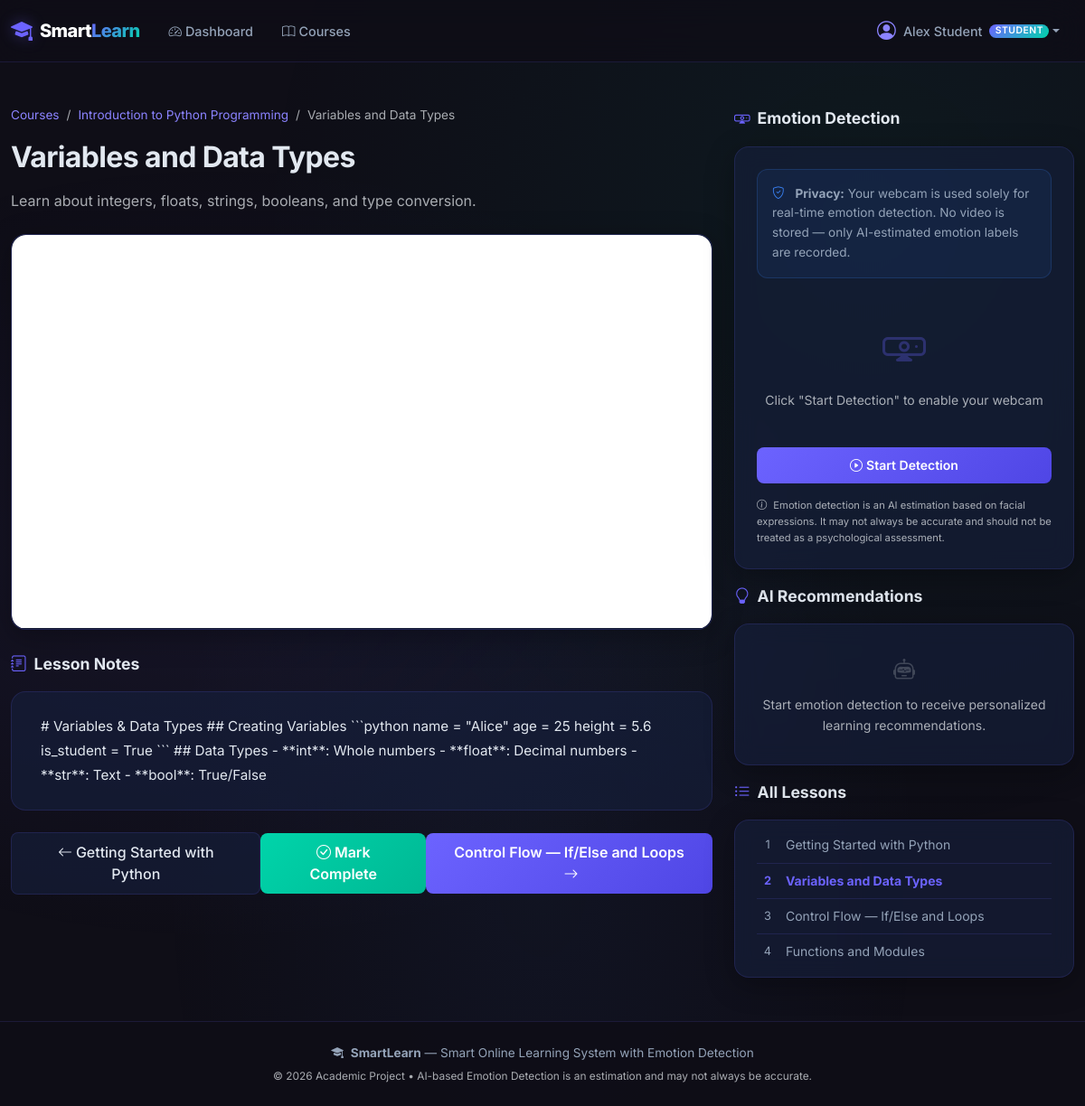
The page /learn/lesson/2 (signed in) on the database its author committed.
### database/models.py (models this page shows)
class User(db.Model):
    __tablename__ = 'users'
    id = db.Column(db.Integer, primary_key=True)
    name = db.Column(db.String(150), nullable=False)
    email = db.Column(db.String(150), unique=True, nullable=False, index=True)
    password_hash = db.Column(db.String(255), nullable=False)
    role = db.Column(db.String(20), nullable=False, default='student')  # 'student', 'teacher', 'admin'
    status = db.Column(db.String(20), nullable=False, default='approved', index=True)  # 'unverified', 'pending_approval', 'approved', 'rejected', 'suspended'
    rejection_reason = db.Column(db.Text, nullable=True)
    is_active = db.Column(db.Integer, nullable=False, default=1)
    profile_image = db.Column(db.String(255), nullable=True)
    streak_days = db.Column(db.Integer, nullable=False, default=0)
    last_active_date = db.Column(db.Date, nullable=True)
    last_login = db.Column(db.DateTime, nullable=True)
    created_at = db.Column(db.DateTime, default=datetime.utcnow)
    courses = db.relationship('Course', backref='teacher', lazy=True, foreign_keys='Course.teacher_id')
    enrollments = db.relationship('Enrollment', backref='student', lazy=True, cascade='all, delete-orphan')
    quiz_attempts = db.relationship('QuizAttempt', backref='student', lazy=True, cascade='all, delete-orphan')
    emotion_logs = db.relationship('EmotionLog', backref='student', lazy=True, cascade='all, delete-orphan')
    notifications = db.relationship('Notification', backref='user', lazy=True, cascade='all, delete-orphan')
    otps = db.relationship('EmailOTP', backref='user', lazy=True, cascade='all, delete-orphan')

class Course(db.Model):
    __tablename__ = 'courses'
    id = db.Column(db.Integer, primary_key=True)
    title = db.Column(db.String(200), nullable=False)
    description = db.Column(db.Text, nullable=True)
    teacher_id = db.Column(db.Integer, db.ForeignKey('users.id'), nullable=False)
    category = db.Column(db.String(100), default='General')
    thumbnail = db.Column(db.String(255), nullable=True)
    approval_status = db.Column(db.String(20), nullable=False, default='approved')  # 'draft', 'pending_approval', 'approved', 'rejected'
    rejection_reason = db.Column(db.Text, nullable=True)
    is_published = db.Column(db.Integer, nullable=False, default=0)
    created_at = db.Column(db.DateTime, default=datetime.utcnow)
    lessons = db.relationship('Lesson', backref='course', lazy=True, cascade='all, delete-orphan', order_by='Lesson.order_number')
    quizzes = db.relationship('Quiz', backref='course', lazy=True, cascade='all, delete-orphan')
    enrollments = db.relationship('Enrollment', backref='course', lazy=True, cascade='all, delete-orphan')

class Lesson(db.Model):
    __tablename__ = 'lessons'
    id = db.Column(db.Integer, primary_key=True)
    course_id = db.Column(db.Integer, db.ForeignKey('courses.id', ondelete='CASCADE'), nullable=False)
    title = db.Column(db.String(200), nullable=False)
    description = db.Column(db.Text, nullable=True)
    video_url = db.Column(db.String(500), nullable=True)
    notes = db.Column(db.Text, nullable=True)
    order_number = db.Column(db.Integer, nullable=False, default=1)
    created_at = db.Column(db.DateTime, default=datetime.utcnow)

### routes/learning.py (the view)
@learning_bp.route('/lesson/<int:lesson_id>')
@login_required
def lesson_view(lesson_id):
    lesson = query_db('SELECT * FROM lessons WHERE id = ?', [lesson_id], one=True)
    if not lesson:
        flash('Lesson not found.', 'danger')
        return redirect(url_for('learning.courses'))
    course = query_db('SELECT * FROM courses WHERE id = ?', [lesson['course_id']], one=True)
    all_lessons = query_db(
        'SELECT id, title, order_number FROM lessons WHERE course_id = ? ORDER BY order_number',
        [lesson['course_id']]
    )
    prev_lesson = None
    next_lesson = None
    for i, l in enumerate(all_lessons):
        if l['id'] == lesson_id:
            if i > 0:
                prev_lesson = all_lessons[i - 1]
            if i < len(all_lessons) - 1:
                next_lesson = all_lessons[i + 1]
            break
    lesson_quizzes = query_db(
        'SELECT * FROM quizzes WHERE lesson_id = ? OR (course_id = ? AND lesson_id IS NULL)',
        [lesson_id, lesson['course_id']]
    )
    if current_user.role == 'student':
        existing_progress = query_db(
            'SELECT id FROM learning_progress WHERE student_id = ? AND lesson_id = ?',
            [current_user.id, lesson_id], one=True
        )
        if not existing_progress:
            execute_db(
                'INSERT INTO learning_progress (student_id, lesson_id, course_id) VALUES (?, ?, ?)',
                (current_user.id, lesson_id, lesson['course_id'])
            )
    recent_emotions = []
    if current_user.role == 'student':
        recent_emotions = query_db('''
            SELECT emotion, confidence, timestamp
            FROM emotion_logs
            WHERE student_id = ? AND lesson_id = ?
            ORDER BY timestamp DESC
            LIMIT 10
        ''', [current_user.id, lesson_id])
    return render_template('lesson.html', lesson=lesson, course=course,
                           all_lessons=all_lessons, prev_lesson=prev_lesson,
                           next_lesson=next_lesson, lesson_quizzes=lesson_quizzes,
                           recent_emotions=recent_emotions)

### database/database.py (called while the page is built)
def get_db():
    if 'db' not in g:
        g.db = sqlite3.connect(
            current_app.config['DATABASE'],
            detect_types=sqlite3.PARSE_DECLTYPES
        )
        g.db.row_factory = sqlite3.Row
        g.db.execute('PRAGMA foreign_keys = ON')
    return g.db

def query_db(query, args=(), one=False):
    db = get_db()
    cur = db.execute(query, args)
    rv = cur.fetchall()
    cur.close()
    return (rv[0] if rv else None) if one else rv

### templates/lesson.html (shortened to what this page needs)
{% extends "base.html" %}
{% block content %}
<div class="container-fluid py-3">
    <div class="row g-4">
        <div class="col-lg-8">
            <nav aria-label="breadcrumb" class="mb-3">
                <ol class="breadcrumb" style="font-size: 0.85rem;">
                    <li class="breadcrumb-item"><a href="{{ url_for('learning.courses') }}">Courses</a></li>
                    <li class="breadcrumb-item"><a href="{{ url_for('learning.course_detail', course_id=course.id) }}">{{ course.title }}</a></li>
                    <li class="breadcrumb-item active">{{ lesson.title }}</li>
                </ol>
            </nav>
            <h2 class="mb-3 fade-in">{{ lesson.title }}</h2>
            {% if lesson.description %}
            <p class="text-muted mb-4">{{ lesson.description }}</p>
            {% endif %}
            {% if lesson.video_url %}
            <div class="glass-card mb-4 fade-in">
                <div class="card-body p-0">
                    <div class="ratio ratio-16x9">
                        <iframe src="{{ lesson.video_url }}"
                                title="{{ lesson.title }}"
                                allowfullscreen
                                allow="accelerometer; autoplay; clipboard-write; encrypted-media; gyroscope; picture-in-picture"
                                style="border-radius: var(--radius-lg);"></iframe>
                    </div>
                </div>
            </div>
            {% endif %}
            {% if lesson.notes %}
            <div class="section-title">
                <i class="bi bi-journal-text"></i>Lesson Notes
            </div>
            <div class="lesson-notes mb-4 fade-in">
                {{ lesson.notes | safe }}
            </div>
            {% endif %}
            <div class="d-flex justify-content-between align-items-center mt-4">
                {% if prev_lesson %}
                <a href="{{ url_for('learning.lesson_view', lesson_id=prev_lesson.id) }}" class="btn btn-glass">
                    <i class="bi bi-arrow-left me-1"></i>{{ prev_lesson.title }}
                </a>
                {% else %}
                <div></div>
                {% endif %}
                <form method="POST" action="{{ url_for('learning.complete_lesson', lesson_id=lesson.id) }}" class="d-inline">
                    <button type="submit" class="btn btn-accent">
                        <i class="bi bi-check-circle me-1"></i>Mark Complete
                    </button>
                </form>
                {% if next_lesson %}
                <a href="{{ url_for('learning.lesson_view', lesson_id=next_lesson.id) }}" class="btn btn-primary-gradient">
                    {{ next_lesson.title }}<i class="bi bi-arrow-right ms-1"></i>
                </a>
                {% else %}
                <a href="{{ url_for('learning.course_detail', course_id=course.id) }}" class="btn btn-glass">
                    Back to Course<i class="bi bi-arrow-right ms-1"></i>
                </a>
                {% endif %}
            </div>
        </div>
        <div class="col-lg-4">
            {% if current_user.role == 'student' %}
            <div class="section-title">
                <i class="bi bi-webcam"></i>Emotion Detection
            </div>
            <div class="glass-card mb-3">
                <div class="card-body">
                    <div class="privacy-notice mb-3">
                        <i class="bi bi-shield-check me-2"></i>
                        <strong>Privacy:</strong> Your webcam is used solely for real-time emotion detection.
                        No video is stored — only AI-estimated emotion labels are recorded.
                    </div>
                    <div id="webcamPlaceholder" class="text-center py-4">
                        <i class="bi bi-webcam" style="font-size: 3rem; color: var(--primary); opacity: 0.3;"></i>
                        <p class="text-muted small mt-2 mb-0">Click "Start Detection" to enable your webcam</p>
                    </div>
                    <div class="d-flex gap-2 mt-3">
                        <button id="startDetectionBtn" class="btn btn-primary-gradient btn-sm flex-fill" onclick="startEmotionDetection()">
                            <i class="bi bi-play-circle me-1"></i>Start Detection
                        </button>
                    </div>
                    <div class="mt-3 text-muted" style="font-size: 0.7rem;">
                        <i class="bi bi-info-circle me-1"></i>
                        Emotion detection is an AI estimation based on facial expressions. It may not always be accurate
                        and should not be treated as a psychological assessment.
                    </div>
                </div>
            </div>
            <div class="section-title">
                <i class="bi bi-lightbulb"></i>AI Recommendations
            </div>
            <div id="recommendationPanel" class="glass-card mb-3">
                <div class="card-body">
                    <div id="recommendationContent" class="text-center text-muted py-2">
                        <i class="bi bi-robot" style="font-size: 1.5rem; opacity: 0.3;"></i>
                        <p class="small mt-2 mb-0">Start emotion detection to receive personalized learning recommendations.</p>
                    </div>
                </div>
            </div>
            {% endif %}
            <div class="section-title mt-3">
                <i class="bi bi-list-ul"></i>All Lessons
            </div>
            <div class="glass-card">
                <div class="card-body py-2">
                    {% for l in all_lessons %}
                    <a href="{{ url_for('learning.lesson_view', lesson_id=l.id) }}"
                       class="d-flex align-items-center gap-2 py-2 text-decoration-none {% if l.id == lesson.id %}fw-bold{% endif %}"
                       style="color: {% if l.id == lesson.id %}var(--primary){% else %}var(--text-secondary){% endif %}; {% if not loop.last %}border-bottom: 1px solid var(--glass-border);{% endif %}">
                        <span style="width: 24px; text-align: center; font-size: 0.8rem;">{{ l.order_number }}</span>
                        <span class="small">{{ l.title }}</span>
                    </a>
                    {% endfor %}
                </div>
            </div>
        </div>
    </div>
</div>
{% endblock %}

### templates/base.html (shortened to what this page needs)
<!DOCTYPE html>
<html lang="en" data-bs-theme="dark">
<head>
    <link href="https://cdn.jsdelivr.net/npm/bootstrap@5.3.3/dist/css/bootstrap.min.css" rel="stylesheet">
    <link href="https://cdn.jsdelivr.net/npm/bootstrap-icons@1.11.3/font/bootstrap-icons.min.css" rel="stylesheet">
    <link rel="stylesheet" href="{{ url_for('static', filename='css/style.css') }}">
</head>
<body>
    <nav class="navbar navbar-expand-lg navbar-dark sticky-top" id="main-navbar">
        <div class="container-fluid">
            <a class="navbar-brand d-flex align-items-center" href="{{ url_for('index') }}">
                <i class="bi bi-mortarboard-fill me-2 brand-icon"></i>
                <span class="brand-text">Smart<span class="brand-accent">Learn</span></span>
            </a>
            <div class="collapse navbar-collapse" id="navbarContent">
                {% if current_user.is_authenticated %}
                <ul class="navbar-nav me-auto mb-2 mb-lg-0">
                    {% if current_user.role == 'student' %}
                        <li class="nav-item">
                            <a class="nav-link" href="{{ url_for('student.dashboard') }}">
                                <i class="bi bi-speedometer2 me-1"></i>Dashboard
                            </a>
                        </li>
                        <li class="nav-item">
                            <a class="nav-link" href="{{ url_for('learning.courses') }}">
                                <i class="bi bi-book me-1"></i>Courses
                            </a>
                        </li>
                    {% endif %}
                </ul>
                <ul class="navbar-nav ms-auto">
                    <li class="nav-item dropdown">
                        <a class="nav-link dropdown-toggle d-flex align-items-center" href="#"
                           id="userDropdown" role="button" data-bs-toggle="dropdown" aria-expanded="false">
                            <div class="avatar-sm me-2">
                                <i class="bi bi-person-circle"></i>
                            </div>
                            <span>{{ current_user.name }}</span>
                            <span class="badge role-badge ms-2">{{ current_user.role | capitalize }}</span>
                        </a>
                    </li>
                </ul>
                {% endif %}
            </div>
        </div>
    </nav>
    <main class="main-content">
        {% block content %}{% endblock %}
    </main>
    <footer class="app-footer">
        <div class="container text-center">
            <p class="mb-1">
                <i class="bi bi-mortarboard-fill me-1"></i>
                <strong>SmartLearn</strong> — Smart Online Learning System with Emotion Detection
            </p>
            <p class="text-muted small mb-0">
                &copy; 2026 Academic Project &bull; AI-based Emotion Detection is an estimation and may not always be accurate.
            </p>
        </div>
    </footer>
</body>
</html>

### rows shown on the page
User: name "Alex Student", role "STUDENT"
Course: title "Introduction to Python Programming"
Lesson: title "Variables and Data Types", description "Learn about integers, floats, strings, booleans, and type conversion.", notes "# Variables & Data Types ## Creating Variables ```python name = \"Alice\" age = 25 height = 5.6 is_student = True ``` ## Data Types - **int**: Whole numbers - **float**: Decimal numbers - **str**: Text - **bool**: True/False", order_number "2"
Lesson: title "Getting Started with Python", order_number "1"
Lesson: title "Control Flow — If/Else and Loops", order_number "3"
Lesson: order_number "4", title "Functions and Modules"
